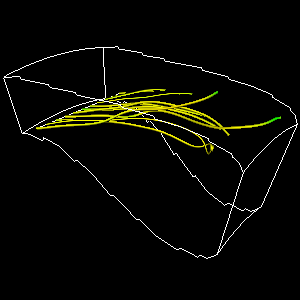

Source code (Python):
#!/usr/bin/env python

# Streamlines with tube geometry through PLOT3D combustor data using
# vtkTubeFilter on backward-integrated stream traces.

import os

# Factory overrides
import vtkmodules.vtkInteractionStyle  # noqa: F401
import vtkmodules.vtkRenderingOpenGL2  # noqa: F401

from vtkmodules.vtkCommonMath import vtkRungeKutta4
from vtkmodules.vtkFiltersCore import (
    vtkStructuredGridOutlineFilter,
    vtkTubeFilter,
)
from vtkmodules.vtkFiltersFlowPaths import vtkStreamTracer
from vtkmodules.vtkFiltersSources import vtkLineSource
from vtkmodules.vtkIOParallel import vtkMultiBlockPLOT3DReader
from vtkmodules.vtkRenderingCore import (
    vtkActor,
    vtkPolyDataMapper,
    vtkRenderWindow,
    vtkRenderWindowInteractor,
    vtkRenderer,
)

# Data directory
data_dir = os.environ.get("VPE_DATA_DIR", os.path.dirname(os.path.abspath(__file__)))

# Read PLOT3D combustor data
plot3d_reader = vtkMultiBlockPLOT3DReader()
plot3d_reader.SetXYZFileName(os.path.join(data_dir, "combxyz.bin"))
plot3d_reader.SetQFileName(os.path.join(data_dir, "combq.bin"))
plot3d_reader.SetScalarFunctionNumber(100)
plot3d_reader.SetVectorFunctionNumber(202)
plot3d_reader.Update()
output = plot3d_reader.GetOutput().GetBlock(0)

# Outline
outline = vtkStructuredGridOutlineFilter()
outline.SetInputData(output)

outline_mapper = vtkPolyDataMapper()
outline_mapper.SetInputConnection(outline.GetOutputPort())

outline_actor = vtkActor()
outline_actor.SetMapper(outline_mapper)

# Seed line
seeds = vtkLineSource()
seeds.SetPoint1(15, -5, 32)
seeds.SetPoint2(15, 5, 32)
seeds.SetResolution(10)

# RK4 integrator
integrator = vtkRungeKutta4()

# Stream tracer (backward)
stream_tracer = vtkStreamTracer()
stream_tracer.SetIntegrator(integrator)
stream_tracer.SetInputData(output)
stream_tracer.SetSourceConnection(seeds.GetOutputPort())
stream_tracer.SetMaximumPropagation(100)
stream_tracer.SetInitialIntegrationStep(0.1)
stream_tracer.SetIntegrationDirectionToBackward()

# Tube filter around streamlines
tube = vtkTubeFilter()
tube.SetInputConnection(stream_tracer.GetOutputPort())
tube.SetRadius(0.1)

mapper = vtkPolyDataMapper()
mapper.SetInputConnection(tube.GetOutputPort())

actor = vtkActor()
actor.SetMapper(mapper)

# Seed line actor
seed_mapper = vtkPolyDataMapper()
seed_mapper.SetInputConnection(seeds.GetOutputPort())

seed_actor = vtkActor()
seed_actor.SetMapper(seed_mapper)

# Renderer
renderer = vtkRenderer()
renderer.AddActor(seed_actor)
renderer.AddActor(actor)
renderer.AddActor(outline_actor)

# Window
render_window = vtkRenderWindow()
render_window.AddRenderer(renderer)
render_window.SetSize(300, 300)
render_window.SetWindowName("tube comb")

# Scene
camera = renderer.GetActiveCamera()
camera.SetClippingRange(3.95297, 50)
camera.SetFocalPoint(8.88908, 0.595038, 29.3342)
camera.SetPosition(-12.3332, 31.7479, 41.2387)
camera.SetViewUp(0.060772, -0.319905, 0.945498)

# Interactor
interactor = vtkRenderWindowInteractor()
interactor.SetRenderWindow(render_window)

interactor.Initialize()
interactor.Start()
